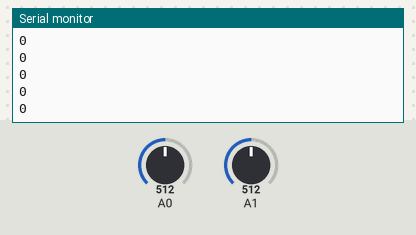
A sketch run on a simulated Arduino Uno, built with avr-gcc and run on an emulated ATmega328P. On the bench: the last lines printed to the serial monitor. Inputs (shaded band) come from the test bench; at power-on: A0 = 512, A1 = 512.

Above: at 1.2 s.
1.3 s: A0 set to 716
At 2.4 s:
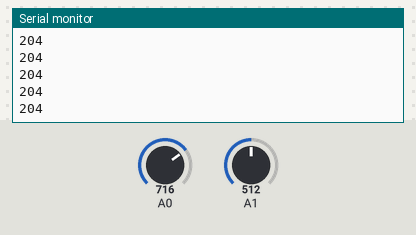
2.8 s: A1 set to 306
At 3.8 s:
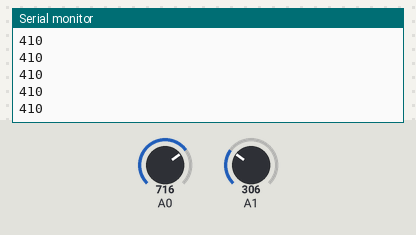
4.3 s: A0 set to 900
At 5.3 s:
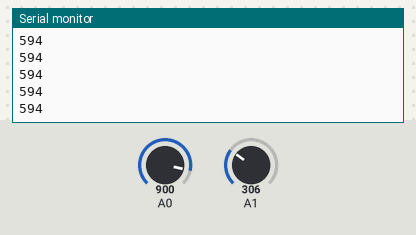
5.8 s: A1 set to 122
At 6.6 s:
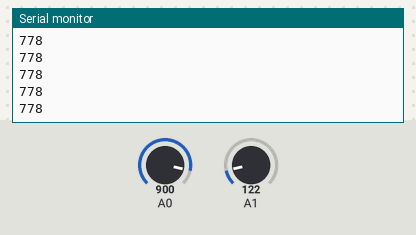
Timing chart, 0 to 8.3 s (numbered marks = the images above; inputs shaded):
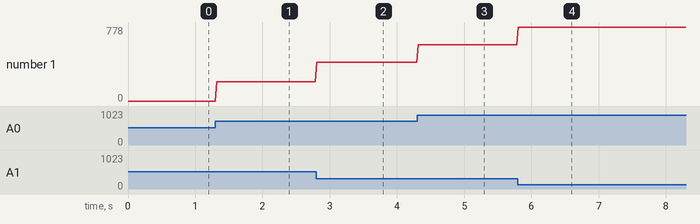

The sketch:

BP_sensorPlotter.ino
```cpp
//!AUM!!


void setup()
{  Serial.begin(9600);
}

void loop()
{ int analog_value1 = 0,analog_value2 = 0,cmpar_out = 0;

  analog_value1 = analogRead(A0);
  analog_value2 = analogRead(A1);
  cmpar_out = analog_value1 - analog_value2;
  Serial.println(cmpar_out,DEC);
  delay(20);
}
```

Measured:
- after the input at 1.3 s, the serial monitor: prints a new line at once (image 1)
- after the input at 2.8 s, the serial monitor: prints a new line at once (image 2)
- after the input at 4.3 s, the serial monitor: prints a new line at once (image 3)
- after the input at 5.8 s, the serial monitor: prints a new line at once (image 4)
- plotted number 1: 0 → 204 after the input at 1.3 s, 204 → 410 after the input at 2.8 s, 410 → 594 after the input at 4.3 s, 594 → 778 after the input at 5.8 s
